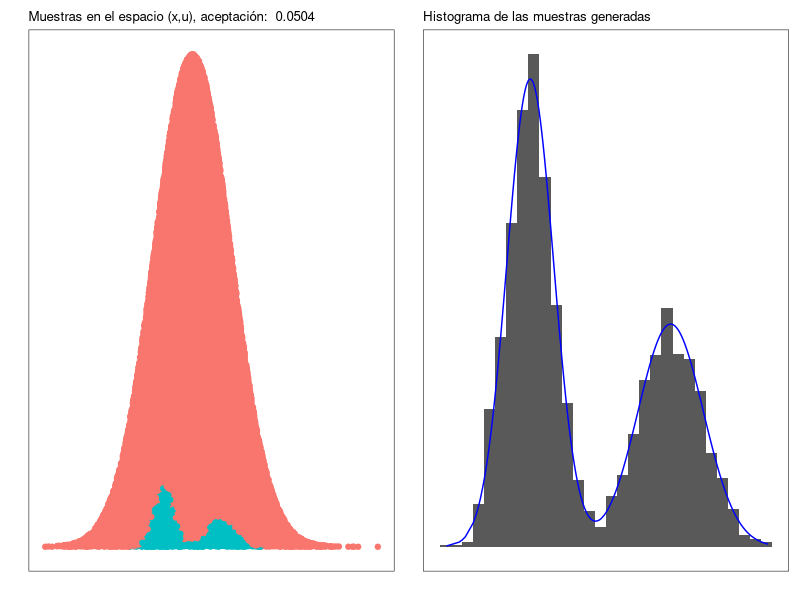
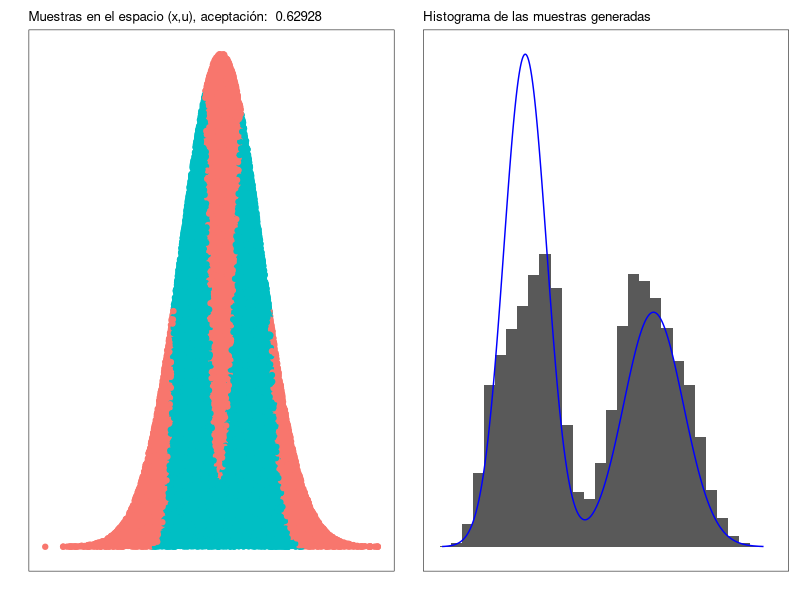
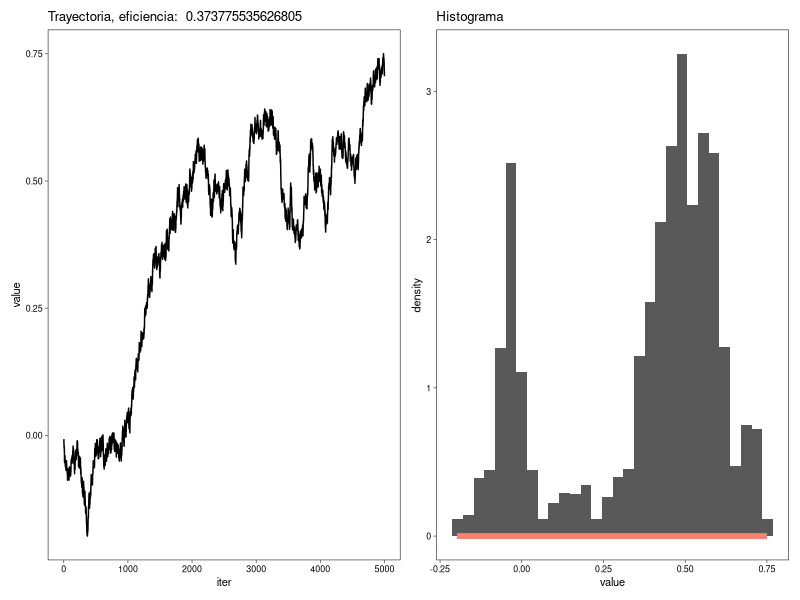
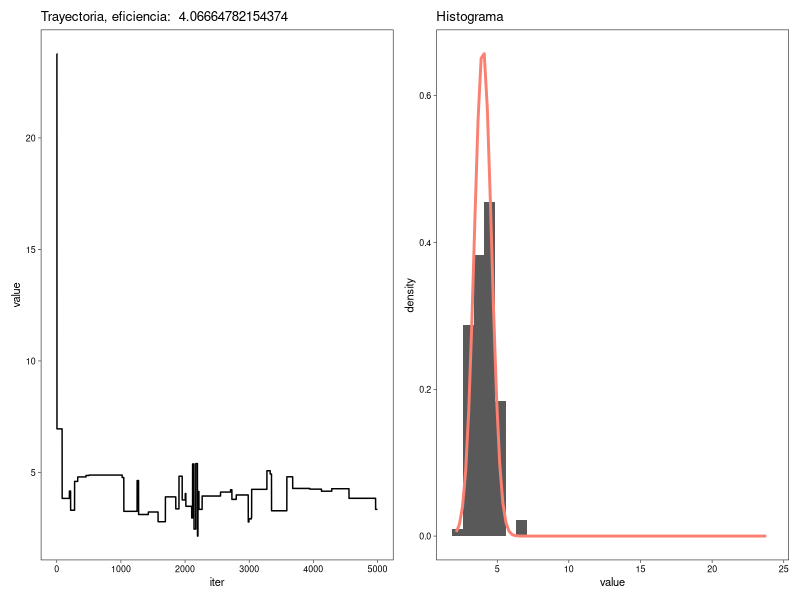
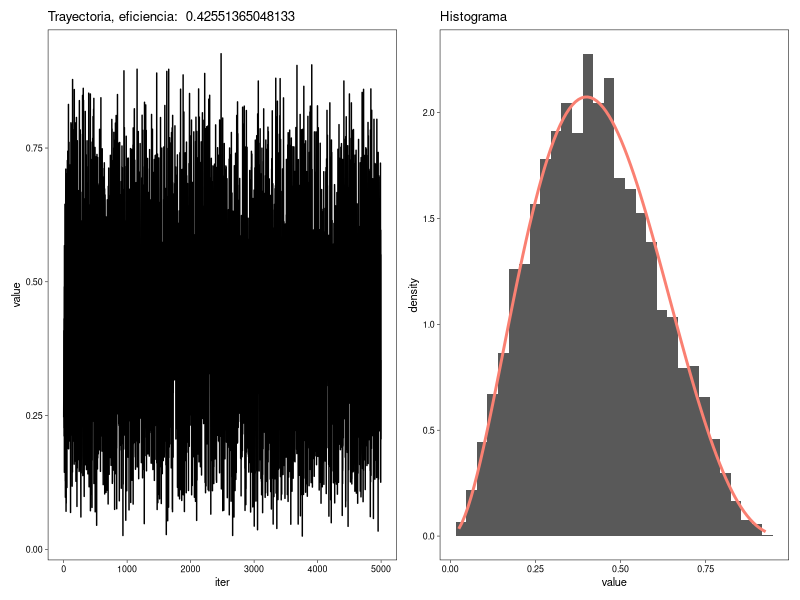
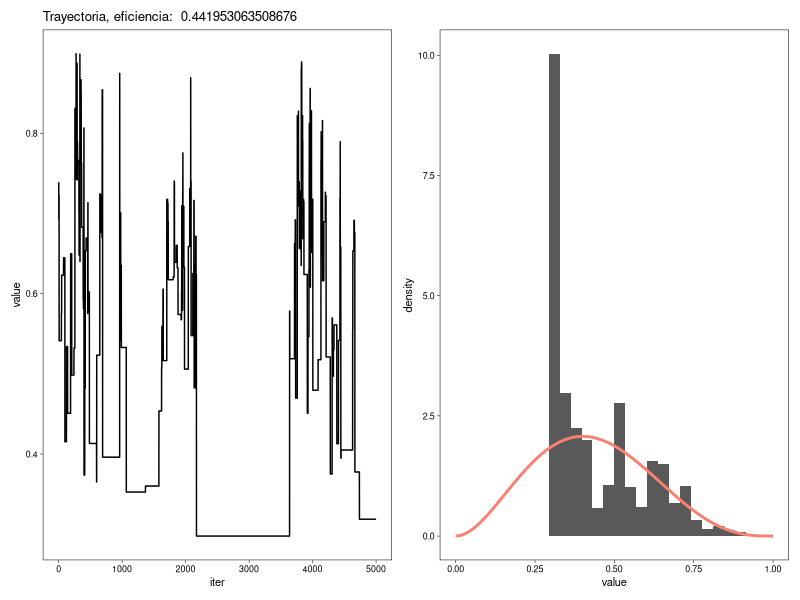
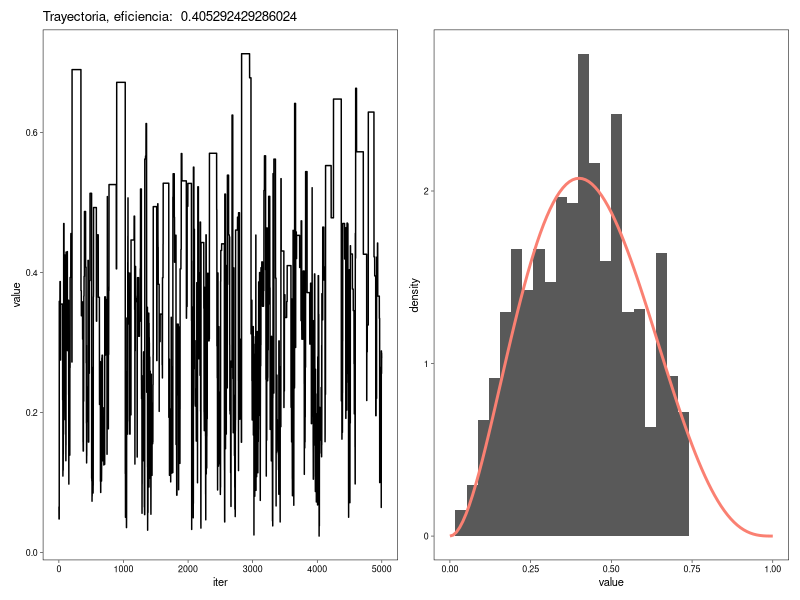
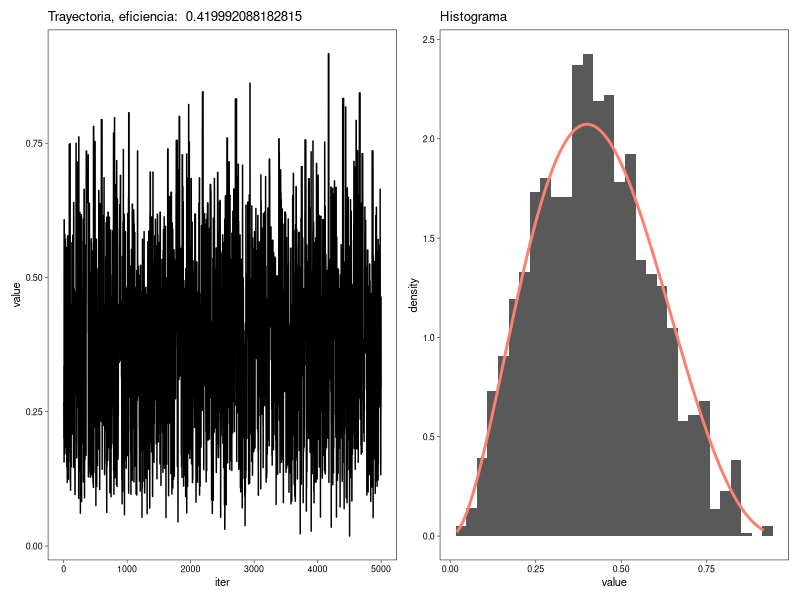

Generate these figures, in order, with R:
## ---- chunk 1
set.seed(178906)

## Setup --------------------------------------------
library(tidyverse)
library(patchwork)
library(scales)
## Cambia el default del tamaño de fuente 
theme_set(theme_linedraw(base_size = 8))

## Cambia el número de decimales para mostrar
options(digits = 2)

sin_lineas <- theme(panel.grid.major = element_blank(),
                    panel.grid.minor = element_blank())
color.itam  <- c("#00362b","#004a3b", "#00503f", "#006953", "#008367", "#009c7b", "#00b68f", NA)

sin_lineas <- theme(panel.grid.major = element_blank(), panel.grid.minor = element_blank())
sin_leyenda <- theme(legend.position = "none")
sin_ejes <- theme(axis.ticks = element_blank(), axis.text = element_blank())
## ---- chunk 2
crea_mezcla <- function(weights){
  function(x){
    weights$w1 * dnorm(x, mean = -1.5, sd = .5) +
      weights$w2 * dnorm(x, mean = 1.5, sd = .7)
  }
}
objetivo <- crea_mezcla(list(w1 = .6, w2 = .4))

library(R6)
ModeloNormal <-
  R6Class("ProbabilityModel",
          list(
            mean = NA,
            sd = NA,
            ## Inicializador
            initialize = function(mean = 0, sd = 1){
              self$mean = mean
              self$sd   = sd
            },
            ## Muestreador
            sample = function(n = 1){
              rnorm(n, self$mean, sd = self$sd)              
            },
            ## Evaluacion de densidad
            density = function(x, log = TRUE){
              dnorm(x, self$mean, sd = self$sd, log = log)
            }           
          ))

crea_rejection_sampling <- function(objetivo, aprox, M){
  function(niter){
    muestras <- matrix(nrow = niter, ncol = 3)
    for (ii in seq(1, niter)){
      propuesta <- aprox$sample()
      p <- objetivo(propuesta)
      g <- aprox$density(propuesta, log = FALSE)
      u <- runif(1)
      if (u < p/(M * g)) {  ## Aceptamos 
        muestras[ii, 1] <- 1
      } else {              ## Rechazamos 
        muestras[ii, 1] <- 0
      }
      muestras[ii, 2] <- propuesta
      muestras[ii, 3] <- u 
    }
    colnames(muestras) <- c("accept", "value", "auxiliar")
    muestras
  }
}

modelo.muestreo  <- ModeloNormal$new(mean = 0, sd = 2)
## ---- chunk 3
M <- 20

muestreo_rechazo <- crea_rejection_sampling(objetivo, modelo.muestreo, M)

muestras <- muestreo_rechazo(50000) |>
  as.tibble() |>
  mutate(density = modelo.muestreo$density(value, log = FALSE))

g1 <- muestras |>
  ggplot(aes(value, auxiliar * modelo.muestreo$density(value, log = FALSE))) +
  geom_point(aes(color = factor(accept))) + sin_lineas + sin_ejes + sin_leyenda +
  xlab("") + ylab("") +
  ggtitle(paste("Muestras en el espacio (x,u), aceptación: ", mean(muestras$accept)))

g2 <- muestras |>
  filter(accept == 1) |>
  ggplot(aes(value)) +
  geom_histogram(aes(y=..density..)) + 
  geom_line(aes(value, objetivo(value)), color = "blue") +
  sin_lineas + sin_ejes + sin_leyenda +
  xlab("") + ylab("") +
  ggtitle("Histograma de las muestras generadas")

g1 + g2
## ---- chunk 4
M <- 1

muestreo_rechazo <- crea_rejection_sampling(objetivo, modelo.muestreo, M)

muestras <- muestreo_rechazo(50000) |>
  as.tibble() |>
  mutate(density = modelo.muestreo$density(value, log = FALSE))

g1 <- muestras |>
  ggplot(aes(value, auxiliar * modelo.muestreo$density(value, log = FALSE))) +
  geom_point(aes(color = factor(accept))) + sin_lineas + sin_ejes + sin_leyenda +
  xlab("") + ylab("") +
  ggtitle(paste("Muestras en el espacio (x,u), aceptación: ", mean(muestras$accept)))

g2 <- muestras |>
  filter(accept == 1) |>
  ggplot(aes(value)) +
  geom_histogram(aes(y=..density..)) + 
  geom_line(aes(value, objetivo(value)), color = "blue") +
  sin_lineas + sin_ejes + sin_leyenda +
  xlab("") + ylab("") +
  ggtitle("Histograma de las muestras generadas")

g1 + g2
## ---- chunk 5
ModeloUniforme <-
  R6Class("ProbabilityModel",
          list(
            a = NA,
            b = NA, 
            initialize = function(a = 0, b = 1){
              self$a = a
              self$b = b
            }, 
            sample = function(n = 1){
              runif(n, self$a, self$b)              
            },
            density = function(x, log = TRUE){
              dunif(x, self$a, self$b, log = log)
            }           
          ))

crea_cadena_markov <- function(objetivo, muestreo){
  function(niter){
    muestras <- matrix(nrow = niter, ncol = 2)
    ## Empezamos en algun lugar
    estado   <- muestreo$sample()
    muestras[1,2] <- estado
    muestras[1,1] <- 1
    for (ii in 2:niter){
      ## Generamos un candidato
      propuesta   <- estado + muestreo$sample()
      p_propuesta <- objetivo$density(propuesta, log = FALSE)
      p_estado    <- objetivo$density(estado, log = FALSE)
      ## Evaluamos probabilidad de aceptar
      if (runif(1) < p_propuesta/p_estado) {
        muestras[ii, 1] <- 1 ## Aceptamos
        muestras[ii, 2] <- propuesta
      } else {
        muestras[ii, 1] <- 0 ## Rechazamos
        muestras[ii, 2] <- estado
      }
      estado <- muestras[ii, 2]
    }
    colnames(muestras) <- c("accept", "value")
    muestras
  }
}

objetivo <- ModeloNormal$new(mean = 4, sd = .6)
## ---- chunk 6
omega = 0.01
muestreo <- ModeloUniforme$new(a = -omega, b = omega)

mcmc <- crea_cadena_markov(objetivo, muestreo)
muestras <- mcmc(5000)

g1 <- muestras |>
  as.tibble() |>
  mutate(iter = 1:n()) |>
  ggplot(aes(iter, value)) +
  geom_line() + sin_lineas + 
  ggtitle(paste("Trayectoria, eficiencia: ", mean(muestras[,2])))

g2 <- muestras |>
  as.tibble() |>
  ggplot(aes(value)) +
  geom_histogram(aes(y = ..density..)) +
  stat_function(fun = objetivo$density,
                args = list(log = FALSE),
                color = "salmon",
                size = 2) + sin_lineas + 
  ggtitle("Histograma")

g1 + g2
## ---- chunk 7
omega = 100
muestreo <- ModeloUniforme$new(a = -omega, b = omega)

mcmc <- crea_cadena_markov(objetivo, muestreo)
muestras <- mcmc(5000)

g1 <- muestras |>
  as.tibble() |>
  mutate(iter = 1:n()) |>
  ggplot(aes(iter, value)) +
  geom_line() + sin_lineas + 
  ggtitle(paste("Trayectoria, eficiencia: ", mean(muestras[,2])))

g2 <- muestras |>
  as.tibble() |>
  ggplot(aes(value)) +
  geom_histogram(aes(y = ..density..)) +
  stat_function(fun = objetivo$density,
                args = list(log = FALSE),
                color = "salmon",
                size = 1) + sin_lineas + 
  ggtitle("Histograma")

g1 + g2
## ---- chunk 8

ModeloBeta <-
  R6Class("ProbabilityModel",
          list(
            alpha = NA,
            beta = NA, 
            initialize = function(alpha = 0, beta = 1){
              self$alpha = alpha
              self$beta = beta
            }, 
            sample = function(n = 1){
              rbeta(n, self$alpha, self$beta)              
            },
            density = function(x, log = TRUE){
              dbeta(x, self$alpha, self$beta, log = log)
            }           
          ))


crea_cadena_markov_indep <- function(objetivo, muestreo){
  # A diferencia de la anterior, esta cadena no suma el valor
  # del estado actual (las propuestas no dependen del valor actual).
  function(niter){
    muestras <- matrix(nrow = niter, ncol = 2)
    ## Empezamos en algun lugar
    estado   <- muestreo$sample()
    muestras[1,2] <- estado
    muestras[1,1] <- 1
    for (ii in 2:niter){
      ## Generamos un candidato
      propuesta   <- muestreo$sample() 
      p_propuesta <- objetivo$density(propuesta, log = FALSE)
      p_estado    <- objetivo$density(estado, log = FALSE)
      q_propuesta <- muestreo$density(propuesta, log = FALSE)
      q_estado <-muestreo$density(estado, log = FALSE)
      ## Evaluamos probabilidad de aceptar
      if (runif(1) < (p_propuesta/p_estado) * (q_estado/q_propuesta)) {
        muestras[ii, 1] <- 1 ## Aceptamos
        muestras[ii, 2] <- propuesta
      } else {
        muestras[ii, 1] <- 0 ## Rechazamos
        muestras[ii, 2] <- estado
      }
      estado <- muestras[ii, 2]
    }
    colnames(muestras) <- c("accept", "value")
    muestras
  }
}

## ---- chunk 9
k <- 1
objetivo <- ModeloBeta$new(alpha = 2+k, beta = 5-k)
## ---- chunk 10
alpha <- 2+k
beta <- 5-k
muestreo <- ModeloBeta$new(alpha = alpha, beta = beta)

mcmc <- crea_cadena_markov_indep(objetivo, muestreo)
muestras <- mcmc(5000)

g1 <- muestras |>
  as.tibble() |>
  mutate(iter = 1:n()) |>
  ggplot(aes(iter, value)) +
  geom_line() + sin_lineas + 
  ggtitle(paste("Trayectoria, eficiencia: ", mean(muestras[,2])))

g2 <- muestras |>
  as.tibble() |>
  ggplot(aes(value)) +
  geom_histogram(aes(y = ..density..)) +
  stat_function(fun = objetivo$density,
                args = list(log = FALSE),
                color = "salmon",
                size = 1) + sin_lineas + 
  ggtitle("Histograma")

g1 + g2
## ---- chunk 11
alpha <- 7
beta <- 1
muestreo <- ModeloBeta$new(alpha = alpha, beta = beta)

mcmc <- crea_cadena_markov_indep(objetivo, muestreo)
muestras <- mcmc(5000)

g1 <- muestras |>
  as.tibble() |>
  mutate(iter = 1:n()) |>
  ggplot(aes(iter, value)) +
  geom_line() + sin_lineas + 
  ggtitle(paste("Trayectoria, eficiencia: ", mean(muestras[,2])))

g2 <- muestras |>
  as.tibble() |>
  ggplot(aes(value)) +
  geom_histogram(aes(y = ..density..)) +
  stat_function(fun = objetivo$density,
                args = list(log = FALSE),
                color = "salmon",
                size = 1) + sin_lineas + xlim(0, 1)
  ggtitle("Histograma")

g1 + g2
## ---- chunk 12
alpha <- 1
beta <- 7
muestreo <- ModeloBeta$new(alpha = alpha, beta = beta)

mcmc <- crea_cadena_markov_indep(objetivo, muestreo)
muestras <- mcmc(5000)

g1 <- muestras |>
  as.tibble() |>
  mutate(iter = 1:n()) |>
  ggplot(aes(iter, value)) +
  geom_line() + sin_lineas + 
  ggtitle(paste("Trayectoria, eficiencia: ", mean(muestras[,2])))

g2 <- muestras |>
  as.tibble() |>
  ggplot(aes(value)) +
  geom_histogram(aes(y = ..density..)) +
  stat_function(fun = objetivo$density,
                args = list(log = FALSE),
                color = "salmon",
                size = 1) + sin_lineas + xlim(0, 1)
  ggtitle("Histograma")

g1 + g2
## ---- chunk 13
alpha <- 2
beta <- 5
muestreo <- ModeloBeta$new(alpha = alpha, beta = beta)

mcmc <- crea_cadena_markov_indep(objetivo, muestreo)
muestras <- mcmc(5000)

g1 <- muestras |>
  as.tibble() |>
  mutate(iter = 1:n()) |>
  ggplot(aes(iter, value)) +
  geom_line() + sin_lineas + 
  ggtitle(paste("Trayectoria, eficiencia: ", mean(muestras[,2])))

g2 <- muestras |>
  as.tibble() |>
  ggplot(aes(value)) +
  geom_histogram(aes(y = ..density..)) +
  stat_function(fun = objetivo$density,
                args = list(log = FALSE),
                color = "salmon",
                size = 1) + sin_lineas + 
  ggtitle("Histograma")

g1 + g2
